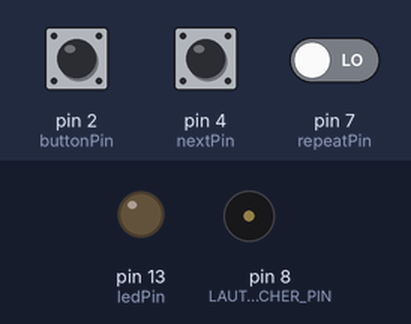
A sketch run on a simulated Arduino Uno, built with avr-gcc and run on an emulated ATmega328P. On the bench: output pins drawn as LEDs (lit = HIGH), buzzer (waves = sounding). Inputs (shaded band) come from the test bench; at power-on: pin 2 (buttonPin) HIGH, pin 4 (nextPin) LOW, pin 7 (repeatPin) LOW. Random numbers use the default seed unless the sketch sets one; what the sketch prints to the serial monitor is not drawn.

Above: at 1.2 s.
At 6.42 s:
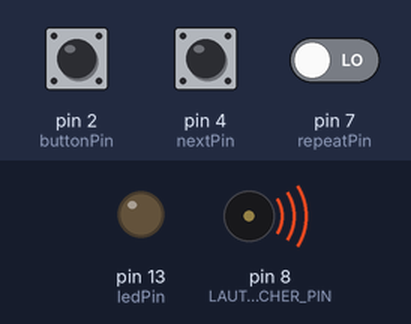
Timing chart, 0 to 44.2 s (numbered marks = the images above):
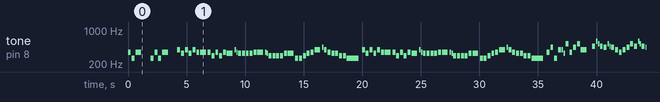

Measured:
- by itself, tone on pin 8 (LAUTSPRECHER_PIN): plays 349 Hz for 0.25 s, 262 Hz for 0.25 s, 349 Hz for 0.50 s, 262 Hz for 0.25 s, 349 Hz for 0.25 s, 262 Hz for 0.25 s … (122 notes in this stretch)

The sketch:

celent.ino
```cpp
/*
  Celentino

 Plays melodies

 circuit:
 * 8-ohm speaker on digital pin 8

 created 23 Mar 2016
 by Poseiduino

 See also:

 http://www.arduino.cc/en/Tutorial/Tone

 */

#include "pitches.h"

const int buttonPin = 2;
const int nextPin = 4;
const int repeatPin = 7;
const int ledPin =  13;
int buttonState = 1;
int nextState = 1;
int repeatState = 1;
bool blocked = false;

const unsigned char LAUTSPRECHER_PIN = 8;
unsigned int GANZE_NOTE = 1000;

struct Note {
  Tonhoehe frequenz;
  int laenge;
};

Note tuetataa[] = {
  {NOTE_F4, 4}, {NOTE_C4, 4}, {NOTE_F4, 2}, {PAUSE, 2},
  {NOTE_C4, 4}, {NOTE_F4, 4}, {NOTE_C4, 4}, {NOTE_F4, 2}, {PAUSE, 2}
};

// Alle meine Entchen
Note entchen[] = {
  {NOTE_C4, 4}, {NOTE_D4, 4}, {NOTE_E4, 4}, {NOTE_F4, 4}, {NOTE_G4, 2}, {NOTE_G4, 2},
  {NOTE_A4, 4}, {NOTE_A4, 4}, {NOTE_A4, 4}, {NOTE_A4, 4}, {NOTE_G4, 1}, {PAUSE, 4},
  {NOTE_A4, 4}, {NOTE_A4, 4}, {NOTE_A4, 4}, {NOTE_A4, 4}, {NOTE_G4, 1}, {PAUSE, 4},
  {NOTE_F4, 4}, {NOTE_F4, 4}, {NOTE_F4, 4}, {NOTE_F4, 4}, {NOTE_E4, 2}, {NOTE_E4, 2},
  {NOTE_D4, 4}, {NOTE_D4, 4}, {NOTE_D4, 4}, {NOTE_D4, 4}, {NOTE_C4, 1}
};

// Der Kuckkuck und der Esel
Note kuckuck[] = {
  {NOTE_G4, 4}, {NOTE_E4, 4}, {NOTE_G4, 4}, {NOTE_E4, 4}, {NOTE_G4, 4},
  {NOTE_F4, 4}, {NOTE_F4, 2},
  {NOTE_F4, 4}, {NOTE_D4, 4}, {NOTE_F4, 4}, {NOTE_D4, 4}, {NOTE_F4, 4}, {NOTE_E4, 2},
  {NOTE_G4, 8}, {NOTE_F4, 8}, {NOTE_E4, 4}, {NOTE_E4, 4}, {NOTE_E4, 4}, {NOTE_E4, 4}, {NOTE_F4, 4}, {NOTE_F4, 2},
  {NOTE_F4, 8}, {NOTE_E4, 8}, {NOTE_D4, 4}, {NOTE_D4, 4}, {NOTE_D4, 4}, {NOTE_D4, 4}, {NOTE_E4, 4}, {NOTE_E4, 2},
  {NOTE_C4, 4}, {NOTE_C4, 4}, {NOTE_D4, 4}, {NOTE_E4, 4}, {NOTE_F4, 4}, {NOTE_G4, 2}, {NOTE_A4, 8}, {NOTE_G4, 4},
  {NOTE_F4, 4}, {NOTE_E4, 4}, {NOTE_E4, 4}, {NOTE_D4, 4}, {NOTE_D4, 4}, {NOTE_C4, 1}
};

Note leevsten[] = {
  {NOTE_F4, 4}, {NOTE_A4, 4}, {NOTE_C4, 4},
  {NOTE_G4, 4}, {NOTE_G4, 8}, {NOTE_E4, 8}, {NOTE_C5, 4},
  {NOTE_F4, 4}, {NOTE_A4, 4}, {NOTE_C5, 4},
  {NOTE_G4, 2}, {PAUSE, 4},
  {NOTE_AS4, 4}, {NOTE_D5, 8}, {NOTE_C5, 8}, {NOTE_AS4, 4},
  {NOTE_A4, 4}, {NOTE_C5, 8}, {NOTE_AS4, 8}, {NOTE_A4, 4},
  {NOTE_G4, 4}, {NOTE_F4, 4}, {NOTE_G4, 4},
  {NOTE_A4, 4}, {NOTE_C5, 4},
  {NOTE_AS4, 4}, {NOTE_D5, 8}, {NOTE_C5, 8}, {NOTE_AS4, 4},
  {NOTE_A4, 4}, {NOTE_C5, 8}, {NOTE_AS4, 8}, {NOTE_A4, 4},
  {NOTE_G4, 4}, {NOTE_F4, 4}, {NOTE_E4, 4},
  {NOTE_F4, 1}
};

//Note starwars[] = {
//  {NOTE_C4, 8}, {NOTE_C4, 4},
//  {NOTE_F4, 2}, {NOTE_C5, 2},
//  {NOTE_AS4, 8}, {NOTE_A4, 8}, {NOTE_G4, 4}, {NOTE_F5, 1}, {NOTE_C5, 1},
//  {NOTE_AS4, 8}, {NOTE_A4, 8}, {NOTE_G4, 4}, {NOTE_F5, 1}, {NOTE_C5, 1},
//  {NOTE_AS4, 8}, {NOTE_A4, 8}, {NOTE_AS4, 4}, {NOTE_G4, 1}
//};

Note harung[] = {
  {NOTE_D4, 8}, {NOTE_E4, 8}, {NOTE_FS4, 8},
  {NOTE_G4, 4}, {NOTE_G4, 4}, {NOTE_FS4, 4}, {NOTE_E4, 4},
  {NOTE_FS4, 4}, {NOTE_D4, 4}, {NOTE_E4, 4}, {NOTE_D4, 4},
  {NOTE_FS4, 4}, {NOTE_FS4, 4}, {NOTE_FS4, 3}, {NOTE_D4, 8},
  {NOTE_G4, 4}, {NOTE_G4, 4}, {NOTE_G4, 8},
  {NOTE_D4, 8}, {NOTE_E4, 8}, {NOTE_FS4, 8},
  {NOTE_G4, 4}, {NOTE_G4, 4}, {NOTE_FS4, 4}, {NOTE_E4, 4},
  {NOTE_FS4, 4}, {NOTE_D4, 4}, {NOTE_E4, 4}, {NOTE_D4, 4},
  {NOTE_FS4, 4}, {NOTE_FS4, 4}, {NOTE_FS4, 3}, {NOTE_D4, 8},
  {NOTE_G4, 4}, {NOTE_G4, 4}, {NOTE_G4, 8},
  {NOTE_G4, 4},
  {NOTE_A4, 3}, {NOTE_G4, 8}, {NOTE_FS4, 4}, {NOTE_E4, 4},
  {NOTE_E4, 4}, {NOTE_D4, 4}, {PAUSE, 8}, {NOTE_B4, 8}, {NOTE_B4, 8}, {NOTE_B4, 8},
  {NOTE_B4, 4}, {NOTE_A4, 4}, {PAUSE, 8}, {NOTE_C5, 8}, {NOTE_C5, 8}, {NOTE_C5, 8},
  {NOTE_C5, 4}, {NOTE_B4, 4}, {PAUSE, 4},
  {NOTE_G4, 4},
  {NOTE_A4, 3}, {NOTE_G4, 8}, {NOTE_FS4, 4}, {NOTE_E4, 4},
  {NOTE_E4, 4}, {NOTE_D4, 4}, {PAUSE, 8}, {NOTE_B4, 8}, {NOTE_B4, 8}, {NOTE_B4, 8},
  {NOTE_B4, 4}, {NOTE_A4, 4}, {NOTE_C5, 4}, {NOTE_FS4, 4}, {NOTE_G4, 3}
};

Note buntwaelder[] = {
  {NOTE_G4, 4}, {NOTE_G4, 8}, {NOTE_G4, 8}, {NOTE_FS4, 8}, {NOTE_G4, 8},
  {NOTE_A4, 3}, {NOTE_G4, 3},
  {NOTE_B4, 4}, {NOTE_B4, 8}, {NOTE_B4, 8}, {NOTE_A4, 8}, {NOTE_B4, 8},
  {NOTE_C5, 3}, {NOTE_B4, 3},
  {NOTE_A4, 4}, {NOTE_A4, 8}, {NOTE_G4, 8}, {NOTE_B4, 8}, {NOTE_CS4, 8},
  {NOTE_D4, 3}, {PAUSE, 3},
  {NOTE_B4, 4}, {NOTE_A4, 8}, {NOTE_G4, 4}, {NOTE_FS4, 8},
  {NOTE_E4, 3}, {NOTE_E4, 3},
  {NOTE_C5, 4}, {NOTE_B4, 8}, {NOTE_A4, 8}, {NOTE_B4, 8}, {NOTE_G4, 8},
  {NOTE_FS4, 3}, {NOTE_FS4, 3},
  {NOTE_G4, 8}, {NOTE_B4, 8}, {NOTE_D5, 8}, {NOTE_D4, 8}, {NOTE_E4, 8}, {NOTE_FS4, 8},
  {NOTE_G4, 2}
};

int r = 0;
unsigned int anzahlnoten = 0;

void setup() {
  //Setup hardware
  pinMode(buttonPin, INPUT);
  pinMode(nextPin, INPUT);
  pinMode(ledPin, OUTPUT);
  Serial.begin(9600);
  anzahlnoten = sizeof(tuetataa)/sizeof(tuetataa[0]);
  playMelodie(tuetataa);
}

void loop() {
  buttonState = digitalRead(buttonPin);
  if (buttonState == LOW & !blocked) {
    blocked = true;
    digitalWrite(ledPin, HIGH);
    r = differentRandom();
    chooseMelodie();
  } else {
    digitalWrite(ledPin, LOW);
  }

  nextState = digitalRead(nextPin);
  if (nextState == LOW & !blocked) {
    blocked = true;
    r++;
    if (r == 5) {
      r = 0;
    }
    chooseMelodie();
  }

  repeatState = digitalRead(repeatPin);
  if (repeatState == LOW & !blocked) {
    Serial.println("Repeat - Button 7");
    blocked = true;
    chooseMelodie();
  }
}

void chooseMelodie() {
   switch(r) {
      case 0:
        anzahlnoten = sizeof(entchen)/ sizeof(entchen[0]);
        playMelodie(entchen);
        break;
      case 1:
        anzahlnoten = sizeof(kuckuck)/ sizeof(kuckuck[0]);
        playMelodie(kuckuck);
        break;
      case 2:
        anzahlnoten = sizeof(leevsten)/ sizeof(leevsten[0]);
        playMelodie(leevsten);
        break;
      case 3:
        anzahlnoten = sizeof(harung)/ sizeof(harung[0]);
        playMelodie(harung);
        break;
      case 4:
        GANZE_NOTE = 1800;
        anzahlnoten = sizeof(buntwaelder)/ sizeof(buntwaelder[0]);
        playMelodie(buntwaelder);
        GANZE_NOTE = 1000;
        break;
    }
}

void playMelodie(Note *melodie) {
  blocked = false;
  for (unsigned int thisNote = 0; thisNote < anzahlnoten; thisNote++) {
    unsigned int noteDuration = GANZE_NOTE / melodie[thisNote].laenge;
    unsigned int pauseBetweenNotes = noteDuration * 1.30;
    tone(LAUTSPRECHER_PIN, melodie[thisNote].frequenz, noteDuration);
    delay(pauseBetweenNotes);
    // stop the tone playing:
    noTone(LAUTSPRECHER_PIN);
  }
}

unsigned int differentRandom() {
  int i = random(0,4);
  while (r == i) {
    i = random(0,4);
  }
  return i;
}
```

pitches.h
```cpp
/*************************************************
 * Public Constants
 *************************************************/
enum Tonhoehe {
PAUSE = 0,
NOTE_B0 = 31,
NOTE_C1 = 33,
NOTE_CS1 = 35,
NOTE_D1 = 37,
NOTE_DS1 = 39,
NOTE_E1 = 41,
NOTE_F1 = 44,
NOTE_FS1 = 46,
NOTE_G1 = 49,
NOTE_GS1 = 52,
NOTE_A1 = 55,
NOTE_AS1 = 58,
NOTE_B1 = 62,
NOTE_C2 = 65,
NOTE_CS2 = 69,
NOTE_D2 = 73,
NOTE_DS2 = 78,
NOTE_E2 = 82,
NOTE_F2 = 87,
NOTE_FS2 = 93,
NOTE_G2 = 98,
NOTE_GS2 = 104,
NOTE_A2 = 110,
NOTE_AS2 = 117,
NOTE_B2 = 123,
NOTE_C3 = 131,
NOTE_CS3 = 139,
NOTE_D3 = 147,
NOTE_DS3 = 156,
NOTE_E3 = 165,
NOTE_F3 = 175,
NOTE_FS3 = 185,
NOTE_G3 = 196,
NOTE_GS3 = 208,
NOTE_A3 = 220,
NOTE_AS3 = 233,
NOTE_B3 = 247,
NOTE_C4 = 262,
NOTE_CS4 = 277,
NOTE_D4 = 294,
NOTE_DS4 = 311,
NOTE_E4 = 330,
NOTE_F4 = 349,
NOTE_FS4 = 370,
NOTE_G4 = 392,
NOTE_GS4 = 415,
NOTE_A4 = 440,
NOTE_AS4 = 466,
NOTE_B4 = 494,
NOTE_C5 = 523,
NOTE_CS5 = 554,
NOTE_D5 = 587,
NOTE_DS5 = 622,
NOTE_E5 = 659,
NOTE_F5 = 698,
NOTE_FS5 = 740,
NOTE_G5 = 784,
NOTE_GS5 = 831,
NOTE_A5 = 880,
NOTE_AS5 = 932,
NOTE_B5 = 988,
NOTE_C6 = 1047,
NOTE_CS6 = 1109,
NOTE_D6 = 1175,
NOTE_DS6 = 1245,
NOTE_E6 = 1319,
NOTE_F6 = 1397,
NOTE_FS6 = 1480,
NOTE_G6 = 1568,
NOTE_GS6 = 1661,
NOTE_A6 = 1760,
NOTE_AS6 = 1865,
NOTE_B6 = 1976,
NOTE_C7 = 2093,
NOTE_CS7 = 2217,
NOTE_D7 = 2349,
NOTE_DS7 = 2489,
NOTE_E7 = 2637,
NOTE_F7 = 2794,
NOTE_FS7 = 2960,
NOTE_G7 = 3136,
NOTE_GS7 = 3322,
NOTE_A7 = 3520,
NOTE_AS7 = 3729,
NOTE_B7 = 3951,
NOTE_C8 = 4186,
NOTE_CS8 = 4435,
NOTE_D8 = 4699,
NOTE_DS8 = 4978,
};
```
